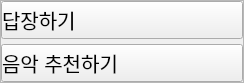
                     <widget class="QWidget" name="menuPage2">
                      <property name="geometry">
                       <rect>
                        <x>0</x>
                        <y>0</y>
                        <width>244</width>
                        <height>69</height>
                       </rect>
                      </property>
                      <property name="font">
                       <font>
                        <pointsize>9</pointsize>
                       </font>
                      </property>
                      <attribute name="label">
                       <string>음악 선물</string>
                      </attribute>
                      <layout class="QVBoxLayout" name="verticalLayout_107">
                       <property name="spacing">
                        <number>0</number>
                       </property>
                       <property name="leftMargin">
                        <number>0</number>
                       </property>
                       <property name="topMargin">
                        <number>0</number>
                       </property>
                       <property name="rightMargin">
                        <number>0</number>
                       </property>
                       <property name="bottomMargin">
                        <number>0</number>
                       </property>
                       <item alignment="Qt::AlignTop">
                        <widget class="QFrame" name="frame_119">
                         <property name="maximumSize">
                          <size>
                           <width>16777211</width>
                           <height>16777215</height>
                          </size>
                         </property>
                         <property name="font">
                          <font>
                           <pointsize>9</pointsize>
                          </font>
                         </property>
                         <property name="frameShape">
                          <enum>QFrame::StyledPanel</enum>
                         </property>
                         <property name="frameShadow">
                          <enum>QFrame::Raised</enum>
                         </property>
                         <layout class="QVBoxLayout" name="verticalLayout_8">
                          <property name="spacing">
                           <number>5</number>
                          </property>
                          <property name="leftMargin">
                           <number>0</number>
                          </property>
                          <property name="topMargin">
                           <number>0</number>
                          </property>
                          <property name="rightMargin">
                           <number>0</number>
                          </property>
                          <property name="bottomMargin">
                           <number>0</number>
                          </property>
                          <item>
                           <widget class="QPushButton" name="pushButton_29">
                            <property name="font">
                             <font>
                              <pointsize>15</pointsize>
                             </font>
                            </property>
                            <property name="styleSheet">
                             <string notr="true">text-align:left;</string>
                            </property>
                            <property name="text">
                             <string>답장하기</string>
                            </property>
                           </widget>
                          </item>
                          <item>
                           <widget class="QPushButton" name="pushButton_30">
                            <property name="font">
                             <font>
                              <pointsize>15</pointsize>
                             </font>
                            </property>
                            <property name="styleSheet">
                             <string notr="true">text-align:left;</string>
                            </property>
                            <property name="text">
                             <string>음악 추천하기</string>
                            </property>
                           </widget>
                          </item>
                         </layout>
                        </widget>
                       </item>
                      </layout>
                     </widget>
